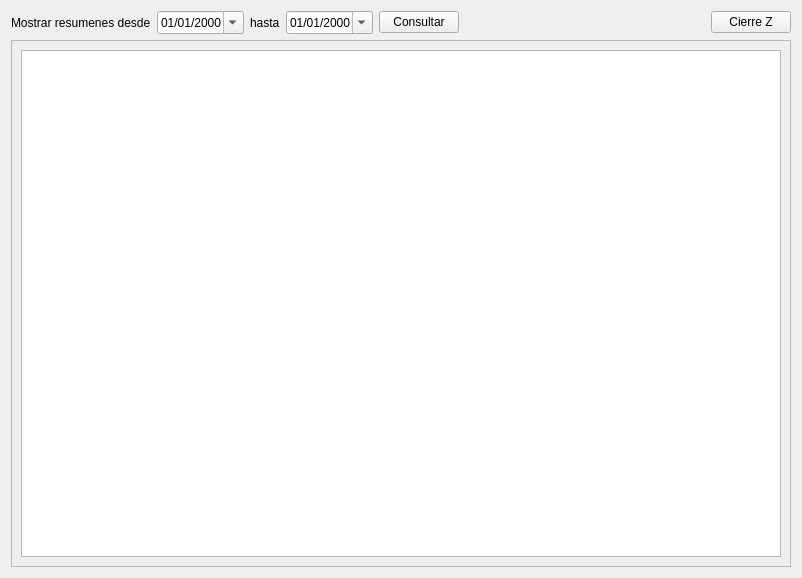
<?xml version="1.0" encoding="UTF-8"?>
<ui version="4.0">
 <class>Form</class>
 <widget class="QWidget" name="Form">
  <property name="geometry">
   <rect>
    <x>0</x>
    <y>0</y>
    <width>802</width>
    <height>578</height>
   </rect>
  </property>
  <property name="windowTitle">
   <string>Form</string>
  </property>
  <layout class="QVBoxLayout" name="verticalLayout_2">
   <item>
    <layout class="QVBoxLayout" name="verticalLayout">
     <item>
      <layout class="QGridLayout" name="gridLayout">
       <property name="sizeConstraint">
        <enum>QLayout::SetNoConstraint</enum>
       </property>
       <item row="1" column="5">
        <spacer name="horizontalSpacer">
         <property name="orientation">
          <enum>Qt::Horizontal</enum>
         </property>
         <property name="sizeHint" stdset="0">
          <size>
           <width>40</width>
           <height>20</height>
          </size>
         </property>
        </spacer>
       </item>
       <item row="1" column="0">
        <widget class="QLabel" name="label">
         <property name="sizePolicy">
          <sizepolicy hsizetype="Minimum" vsizetype="Preferred">
           <horstretch>0</horstretch>
           <verstretch>0</verstretch>
          </sizepolicy>
         </property>
         <property name="text">
          <string>Mostrar resumenes desde</string>
         </property>
        </widget>
       </item>
       <item row="1" column="1">
        <widget class="QDateTimeEdit" name="dt_desde">
         <property name="sizePolicy">
          <sizepolicy hsizetype="Minimum" vsizetype="Fixed">
           <horstretch>0</horstretch>
           <verstretch>0</verstretch>
          </sizepolicy>
         </property>
         <property name="displayFormat">
          <string>dd/MM/yyyy</string>
         </property>
         <property name="calendarPopup">
          <bool>true</bool>
         </property>
        </widget>
       </item>
       <item row="1" column="3">
        <widget class="QDateTimeEdit" name="dt_hasta">
         <property name="displayFormat">
          <string>dd/MM/yyyy</string>
         </property>
         <property name="calendarPopup">
          <bool>true</bool>
         </property>
        </widget>
       </item>
       <item row="1" column="4">
        <widget class="QPushButton" name="pb_buscar">
         <property name="sizePolicy">
          <sizepolicy hsizetype="Minimum" vsizetype="Fixed">
           <horstretch>0</horstretch>
           <verstretch>0</verstretch>
          </sizepolicy>
         </property>
         <property name="text">
          <string>Consultar</string>
         </property>
        </widget>
       </item>
       <item row="1" column="2">
        <widget class="QLabel" name="label_2">
         <property name="text">
          <string>hasta</string>
         </property>
        </widget>
       </item>
       <item row="1" column="6">
        <widget class="QPushButton" name="pb_cierrez">
         <property name="text">
          <string>Cierre Z</string>
         </property>
        </widget>
       </item>
      </layout>
     </item>
     <item>
      <widget class="QScrollArea" name="scrollArea">
       <property name="widgetResizable">
        <bool>true</bool>
       </property>
       <widget class="QWidget" name="scrollAreaWidgetContents">
        <property name="geometry">
         <rect>
          <x>0</x>
          <y>0</y>
          <width>780</width>
          <height>521</height>
         </rect>
        </property>
        <layout class="QVBoxLayout" name="verticalLayout_5">
         <item>
          <widget class="QTableView" name="tv_ventas">
           <property name="alternatingRowColors">
            <bool>true</bool>
           </property>
           <property name="selectionMode">
            <enum>QAbstractItemView::NoSelection</enum>
           </property>
           <property name="selectionBehavior">
            <enum>QAbstractItemView::SelectItems</enum>
           </property>
           <property name="sortingEnabled">
            <bool>true</bool>
           </property>
          </widget>
         </item>
        </layout>
       </widget>
      </widget>
     </item>
    </layout>
   </item>
  </layout>
 </widget>
 <resources/>
 <connections/>
</ui>
